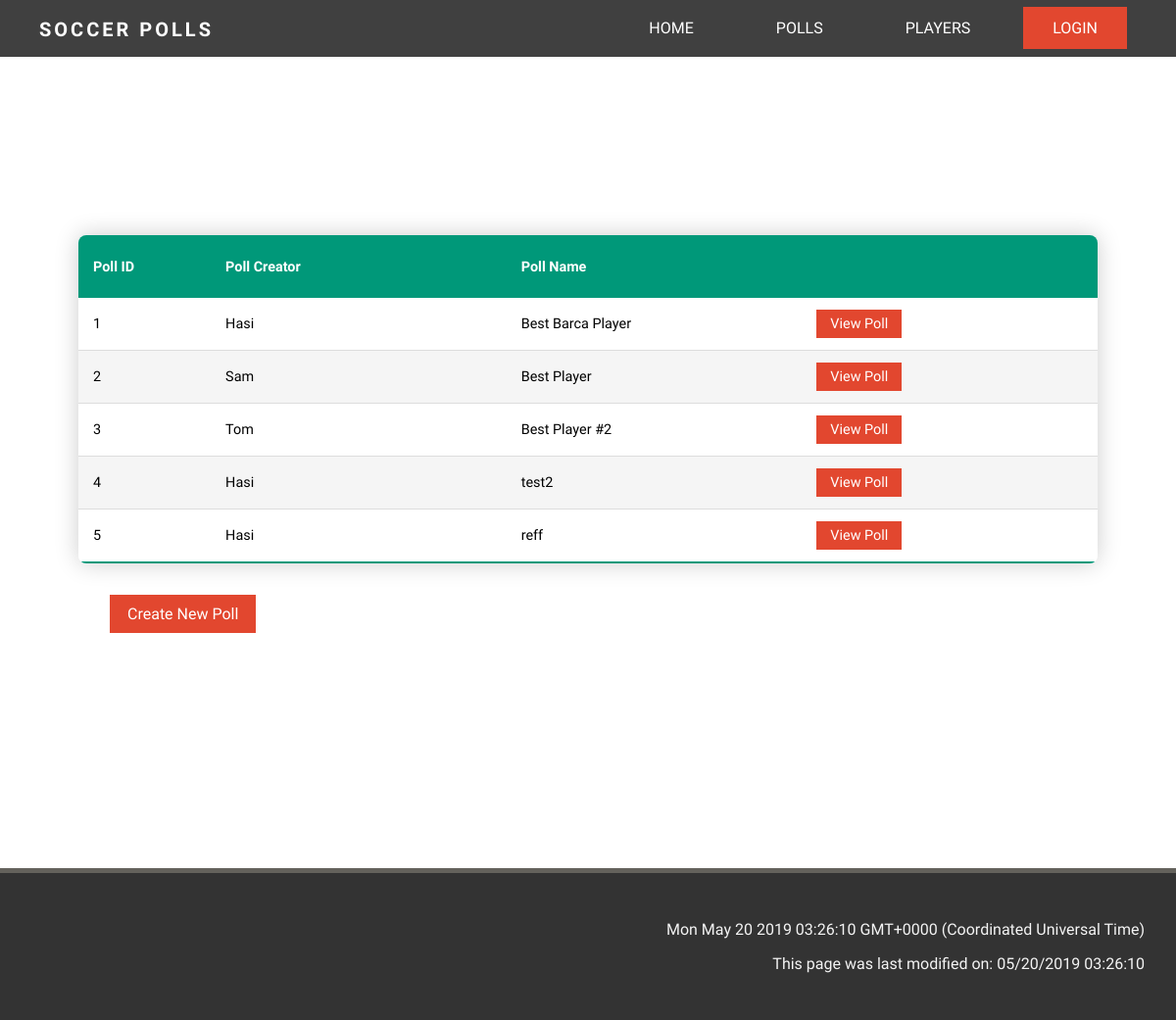
Page /polllist on the earlier database version.
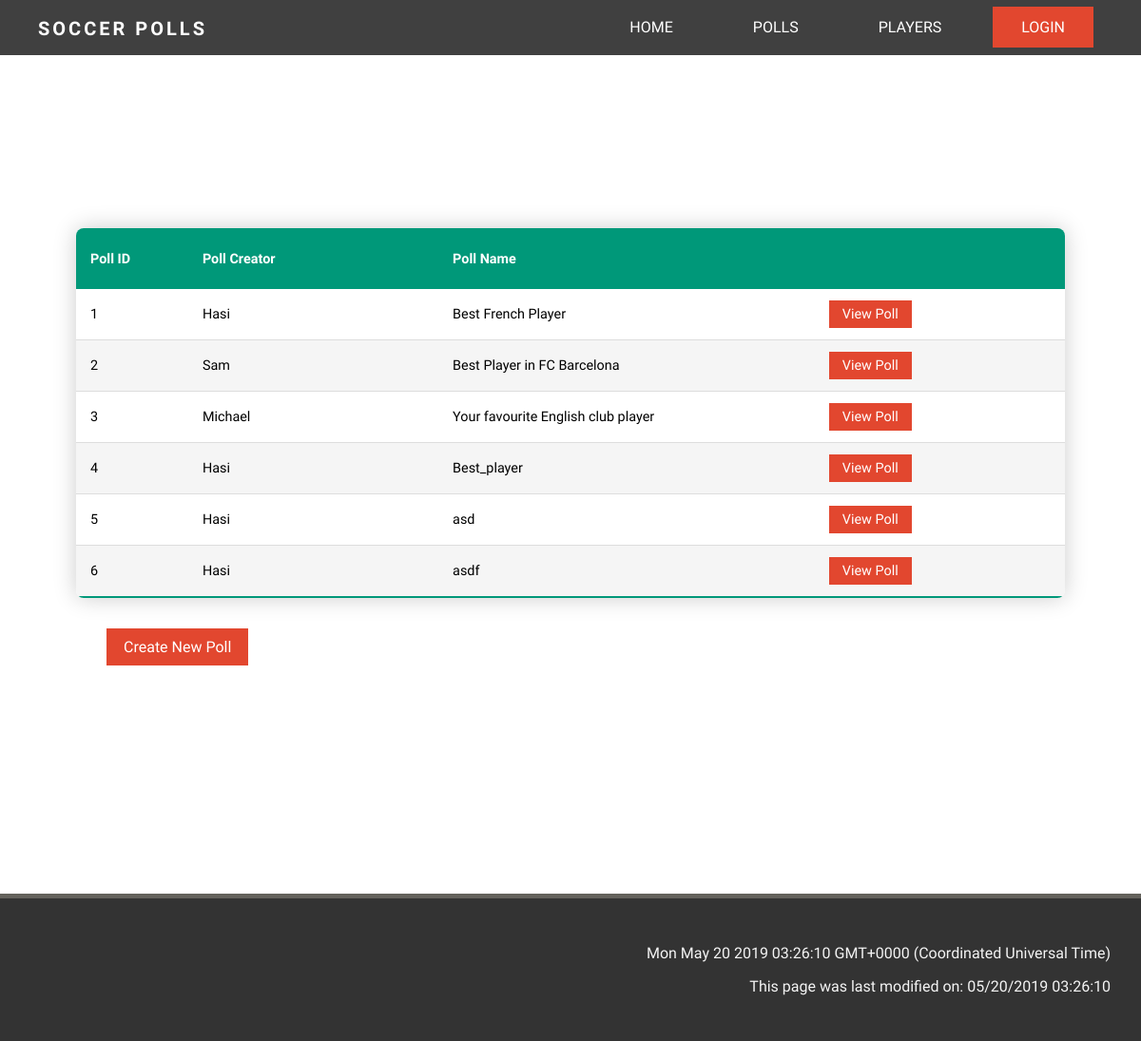
Same page on the later database version.
### app/models.py (models this page shows, shortened)
class Polls(db.Model):
    pollid = db.Column(db.Integer, primary_key=True)
    pollname = db.Column(db.String(64), index=True, unique=False)
    creatorid = db.Column(db.Integer, db.ForeignKey('user.id'))

class User(UserMixin, db.Model):
    id = db.Column(db.Integer, primary_key=True)
    username = db.Column(db.String(64), index=True, unique=True)
    email = db.Column(db.String(120), index=True, unique=True)
    password_hash = db.Column(db.String(128))
    admin = db.Column(db.Boolean, index=False, default=False)
    createdpolls = db.relationship('Polls', backref='creator', lazy='dynamic')
    voter = db.relationship('PollVote', backref='voter', lazy='dynamic')

### app/routes.py (the view)
@app.route('/polllist')
def polllist():
    polls = Polls.query.all()
    return render_template('polllist.html', polllist=polls)

### app/templates/polllist.html (shortened to what this page needs)
<!DOCTYPE html>
<html lang="en">
    <head>
    </head>
{% extends "base2.html" %}
{% block content %}
<div class="table-container">
  <table class="table-content">
    <thead>
      <tr>
        <th>Poll ID</th>
        <th>Poll Creator</th>
        <th>Poll Name</th>
        <th></th>
      </tr>
    </thead>
    <tbody>
      {% for poll in polllist %}
      <tr id=poll.pollid>
        <td>{{ poll.pollid }} </td>
        <td class="fix-size">{{ poll.creator.username }}</td>
        <td class="fix-size">{{ poll.pollname }}</td>
        <td class="fix-size"><a href="{{ url_for('poll', pollid=poll.pollid) }}" class="tablebtn">View Poll </a></td>
      </tr>
      {% endfor %}
  </table>
  <a href="{{ url_for('pollcreate')}}" class="otherbtn">Create New Poll </a>
</div>
{% endblock %}

### app/templates/base2.html (shortened to what this page needs)
<!DOCTYPE html>
<html lang="en">
<head>
    <link rel="stylesheet" href="https://use.fontawesome.com/releases/v5.7.0/css/all.css"
>
    <link rel="stylesheet" type="text/css" href="{{ url_for('static',filename='style/style.css') }}" />
</head>
<body>
    <header>
        <nav class="navbar">
            <div class="logo">Soccer Polls</div>
            <ul class="navbar-not-home">
                <li><a href="{{ url_for('index') }}">Home</a></li>
                <li><a href="{{ url_for('polllist') }}">Polls</a></li>
                <li><a href="{{ url_for('playerlist') }}">Players</a></li>
                {% if current_user.is_anonymous %}
                <li><a class="active" href="{{ url_for('login') }}">Login</a></li>
                {% else %}
                <li><a class="active" href="{{ url_for('logout') }}">Logout</a></li>
                {% endif %}
            </ul>
        </nav>
    </header>
    <div>
        {% block content %}
        {% endblock %}
    </div>
    <footer class="dark-background">
        <p id="demo"> </p>
        <p id="demo2"> </p>
    </footer>
</body>
</html>

### app/static/style/style.css (style rules this page uses)
*, *::before, *::after { box-sizing: border-box; }
body { margin: 0; padding: 0; font-family: 'PT Sans', sans-serif; font-weight: 400; background-color: #fff; }
.dark-background { background: #333; color: #f4f4f4; }
footer { padding: 2rem; border-top: 5px solid #64625c; color: #fff; left: 0; bottom: 0; width: 100%; }
footer p { text-align: right; color: #f4f4f4; }
header { text-transform: uppercase; }
.logo { position: fixed; float: left; color: white; font-weight: bold; font-size: 20px; letter-spacing: 3px; padding-left: 40px; line-height: inherit; height: inherit; font-family: 'Work Sans', sans-serif; }
nav { top: 0; left: 0; position: fixed; z-index: 10; width: 100%; line-height: 60px; }
nav ul { line-height: 50px; list-style: none; background: rgba(0, 0, 0, 0); overflow: hidden; color: white; text-align: right; margin: 0; padding-right: 40px; }
.navbar-not-home { background: rgba(0, 0, 0, 0.75); }
nav ul li { display: inline-block; padding: 4px 10px;; }
nav ul li a { text-decoration: none; color: white; font-size: 16px; padding: 12px 30px; opacity: 1; position: relative; }
nav ul li a::before { content: ''; display: block; height: 5px; background: white; position: absolute; top: -5px; left: 0; right: 0; transform: scale(0, 1); transition: ease-in-out 0.25s; }
nav ul li a.active, nav ul li a.active:hover { background: #E2472F; }
.table-container { margin: 15rem 5rem; }
.fix-size { min-width: 161px; }
.table-content { border-collapse: collapse; font-size: 0.9em; border-radius: 0.5rem; overflow: hidden; box-shadow: 0 0 25px rgba(0, 0, 0, 0.2); width: 100%; }
.table-content thead tr { background-color: #009879; text-align: left; color: white; font-weight: bold; height: 4rem; }
.table-content tbody tr { height: 3rem; }
.table-content th, .table-content td { padding: 12px 15px; }
.table-content tbody tr { border-bottom: 1px solid #dddddd; background-color: white; }
.table-content tbody tr:nth-of-type(even) { background-color: #f5f5f5; }
.table-content tbody tr:last-of-type { border-bottom: 2px solid #009879; }
.tablebtn { width: auto; padding: 6px 14px; background-color: #E2472F; color: white; display: inline-block; text-decoration: none; }
.otherbtn { margin: 2rem; width: auto; padding: 10px 18px; background-color: #E2472F; color: white; display: inline-block; text-decoration: none; margin-bottom: auto; }

Differences in the rows shown:
changed Polls id 1: pollname "Best Barca Player" → "Best French Player"
changed Polls "Sam": pollname "Best Player" → "Best Player in FC Barcelona"
changed Polls id 3: creator.username "Tom" → "Michael"; pollname "Best Player #2" → "Your favourite English club player"
changed Polls id 4: pollname "test2" → "Best_player"
changed Polls id 5: pollname "reff" → "asd"
added Polls: pollid "6", creator.username "Hasi", pollname "asdf"
